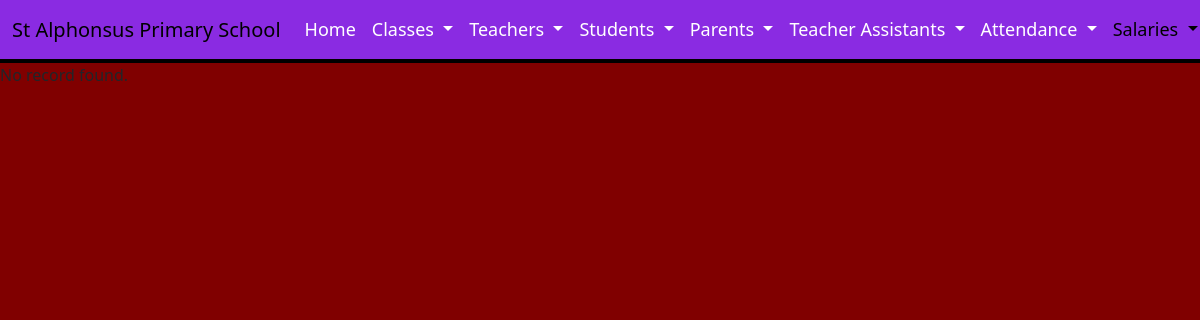
The page /DigitalWebsite/EditSalaryUpdate.php?id=T002 on the database as committed earlier.
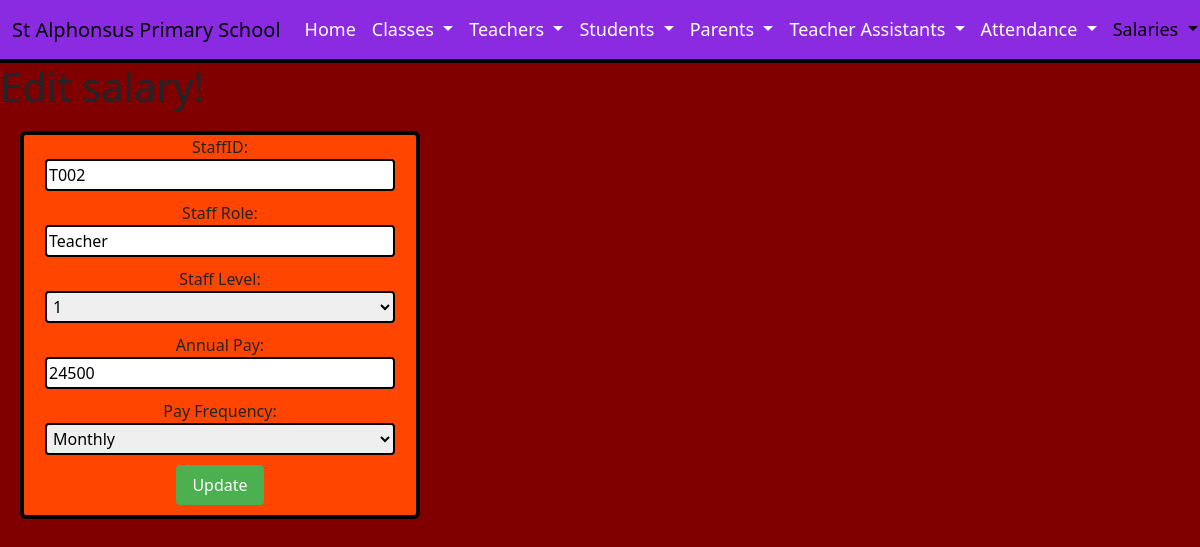
The same page on the database as committed later.
### tables this page shows
CREATE TABLE `salaries` (
  `staffID` varchar(50) NOT NULL,
  `staffRole` varchar(50) NOT NULL,
  `staffLevel` varchar(50) DEFAULT NULL,
  `annualPay` decimal(10,0) DEFAULT NULL,
  `payFrequency` varchar(50) DEFAULT NULL
);

### DigitalWebsite/EditSalaryUpdate.php (the view, shortened to what this page needs)
<!DOCTYPE html>
 <html lang="en">
    <head>
      <link href="https://cdn.jsdelivr.net/npm/bootstrap@5.3.2/dist/css/bootstrap.min.css" rel="stylesheet">
    </head>
    <body>
      <nav class="navbar navbar-expand-lg bg-maroon">
        <div class="container-fluid">
          <a class="navbar-brand" href="index.html">St Alphonsus Primary School</a>
          <div class="collapse navbar-collapse" id="navbarNavDropdown">
            <ul class="navbar-nav">
              <li class="nav-item">
                <a class="nav-link" href="index.html">Home</a>
              </li>
              <li class="nav-item dropdown">
                <a class="nav-link dropdown-toggle" href="#" role="button" data-bs-toggle="dropdown" aria-expanded="false">
                  Classes
                </a>
              </li>
              <li class="nav-item dropdown">
                <a class="nav-link dropdown-toggle" href="#" role="button" data-bs-toggle="dropdown" aria-expanded="false">
                  Teachers
                </a>
              </li>
              <li class="nav-item dropdown">
                <a class="nav-link dropdown-toggle" href="#" role="button" data-bs-toggle="dropdown" aria-expanded="false">
                  Students
                </a>
              </li>
              <li class="nav-item dropdown">
                <a class="nav-link dropdown-toggle" href="#" role="button" data-bs-toggle="dropdown" aria-expanded="false">
                  Parents
                </a>
              </li>
              <li class="nav-item dropdown">
                <a class="nav-link dropdown-toggle" href="#" role="button" data-bs-toggle="dropdown" aria-expanded="false">
                  Teacher Assistants
                </a>
              </li>
              <li class="nav-item dropdown">
                <a class="nav-link dropdown-toggle" href="#" role="button" data-bs-toggle="dropdown" aria-expanded="false">
                  Attendance
                </a>
              </li>
              <li class="nav-item dropdown">
                <a class="nav-link dropdown-toggle active" href="#" role="button" data-bs-toggle="dropdown" aria-expanded="false">
                  Salaries
                </a>
              </li>
            </ul>
          </div>
        </div>
      </nav>
      <?php
        $staffID = $_GET['id'];
        $servername = "127.0.0.1";
        $username = "root";
        $password = "";
        $database = "school";
        $conn = new mysqli($servername, $username, $password, $database);
        $sql = "SELECT * FROM salaries WHERE staffID = '$staffID'";
        $result = $conn->query($sql);
        if ($result->num_rows > 0) {
          $row = $result->fetch_assoc();
      ?>
      <H1> Edit salary!</H1>
      <form action="EditSalaryUpdateSubmit.php" method="POST">
          StaffID: <input type="text" id="staffID" name="staffID" value="<?php echo $row['staffID']; ?>" readonly><br>
          Staff Role: <input type="text" id="staffRole" name="staffRole"  value="<?php echo $row['staffRole']; ?>" readonly><br>
          Staff Level:
          <select id="staffLevel" name="staffLevel" onchange="validatePay()">
          <option value="1" <?php if($row['staffLevel'] == 1) echo "selected"; ?>>1</option>
          </select>
          Annual Pay: <input type="number" id="annualPay" name="annualPay" value="<?php echo $row['annualPay']; ?>" required><br>
          Pay Frequency:
          <select id="payFrequency" name="payFrequency">
          <option value="Monthly" <?php if($row['payFrequency'] == 'Monthly') echo "selected"; ?>>Monthly</option>
          </select>
          <input type="submit" value="Update">
      </form>
      <?php
        } else {
          echo "No record found.";
        }
      ?>
    </body>
</html>

Rows that differ between the two databases and show on the page:
added salaries: staffID "T002", staffRole "Teacher", staffLevel "1", annualPay "24500", payFrequency "Monthly"
Other text that changed with them:
form field value: (not shown) → "Update"
text now shown: "Edit salary! StaffID: Staff Role: Staff Level: Annual Pay: Pay Frequency:"
